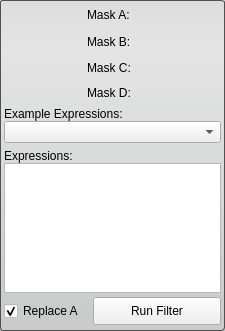
<?xml version="1.0" encoding="UTF-8"?>
<ui version="4.0">
 <class>BooleanFilterInterface</class>
 <widget class="QWidget" name="BooleanFilterInterface">
  <property name="geometry">
   <rect>
    <x>0</x>
    <y>0</y>
    <width>225</width>
    <height>331</height>
   </rect>
  </property>
  <property name="sizePolicy">
   <sizepolicy hsizetype="Preferred" vsizetype="Fixed">
    <horstretch>0</horstretch>
    <verstretch>0</verstretch>
   </sizepolicy>
  </property>
  <property name="minimumSize">
   <size>
    <width>0</width>
    <height>305</height>
   </size>
  </property>
  <property name="maximumSize">
   <size>
    <width>16777215</width>
    <height>16777215</height>
   </size>
  </property>
  <property name="windowTitle">
   <string>Boolean Filter</string>
  </property>
  <property name="styleSheet">
   <string notr="true">QWidget#BooleanFilterInterface{
	border-radius: 3px;
	border: 1px solid rgb(80, 80,80);
	background-color: qlineargradient(spread:pad, x1:0.5, y1:0, x2:0.5, y2:0.960227, stop:0 rgba(221, 221, 221, 255), stop:0.155779 rgba(228, 228, 228, 255), stop:1 rgba(202, 204, 204, 255));      
}</string>
  </property>
  <layout class="QVBoxLayout" name="verticalLayout_3">
   <property name="spacing">
    <number>2</number>
   </property>
   <property name="margin">
    <number>4</number>
   </property>
   <item>
    <layout class="QHBoxLayout" name="maskAHLayout" stretch="1">
     <property name="spacing">
      <number>4</number>
     </property>
     <property name="bottomMargin">
      <number>2</number>
     </property>
     <item>
      <widget class="QLabel" name="maskALabel">
       <property name="sizePolicy">
        <sizepolicy hsizetype="Fixed" vsizetype="Preferred">
         <horstretch>0</horstretch>
         <verstretch>0</verstretch>
        </sizepolicy>
       </property>
       <property name="minimumSize">
        <size>
         <width>50</width>
         <height>0</height>
        </size>
       </property>
       <property name="text">
        <string>Mask A:</string>
       </property>
      </widget>
     </item>
    </layout>
   </item>
   <item>
    <layout class="QHBoxLayout" name="maskBHLayout" stretch="1">
     <property name="spacing">
      <number>4</number>
     </property>
     <property name="topMargin">
      <number>2</number>
     </property>
     <property name="bottomMargin">
      <number>2</number>
     </property>
     <item>
      <widget class="QLabel" name="maskBLabel">
       <property name="sizePolicy">
        <sizepolicy hsizetype="Fixed" vsizetype="Preferred">
         <horstretch>0</horstretch>
         <verstretch>0</verstretch>
        </sizepolicy>
       </property>
       <property name="minimumSize">
        <size>
         <width>50</width>
         <height>0</height>
        </size>
       </property>
       <property name="text">
        <string>Mask B:</string>
       </property>
      </widget>
     </item>
    </layout>
   </item>
   <item>
    <layout class="QHBoxLayout" name="maskCHLayout" stretch="1">
     <property name="spacing">
      <number>4</number>
     </property>
     <property name="topMargin">
      <number>2</number>
     </property>
     <property name="bottomMargin">
      <number>2</number>
     </property>
     <item>
      <widget class="QLabel" name="maskCLabel">
       <property name="sizePolicy">
        <sizepolicy hsizetype="Fixed" vsizetype="Preferred">
         <horstretch>0</horstretch>
         <verstretch>0</verstretch>
        </sizepolicy>
       </property>
       <property name="minimumSize">
        <size>
         <width>50</width>
         <height>0</height>
        </size>
       </property>
       <property name="text">
        <string>Mask C:</string>
       </property>
      </widget>
     </item>
    </layout>
   </item>
   <item>
    <layout class="QHBoxLayout" name="maskDHLayout" stretch="1">
     <property name="spacing">
      <number>4</number>
     </property>
     <property name="topMargin">
      <number>2</number>
     </property>
     <property name="bottomMargin">
      <number>2</number>
     </property>
     <item>
      <widget class="QLabel" name="maskDCLabel">
       <property name="sizePolicy">
        <sizepolicy hsizetype="Fixed" vsizetype="Preferred">
         <horstretch>0</horstretch>
         <verstretch>0</verstretch>
        </sizepolicy>
       </property>
       <property name="minimumSize">
        <size>
         <width>50</width>
         <height>0</height>
        </size>
       </property>
       <property name="text">
        <string>Mask D:</string>
       </property>
      </widget>
     </item>
    </layout>
   </item>
   <item>
    <layout class="QVBoxLayout" name="verticalLayout">
     <property name="spacing">
      <number>0</number>
     </property>
     <property name="bottomMargin">
      <number>4</number>
     </property>
     <item>
      <widget class="QLabel" name="label">
       <property name="text">
        <string>Example Expressions:</string>
       </property>
      </widget>
     </item>
     <item>
      <widget class="QComboBox" name="exampleExpComboBox"/>
     </item>
    </layout>
   </item>
   <item>
    <layout class="QVBoxLayout" name="verticalLayout_2">
     <property name="spacing">
      <number>0</number>
     </property>
     <item>
      <widget class="QLabel" name="label_2">
       <property name="sizePolicy">
        <sizepolicy hsizetype="Preferred" vsizetype="Fixed">
         <horstretch>0</horstretch>
         <verstretch>0</verstretch>
        </sizepolicy>
       </property>
       <property name="text">
        <string>Expressions:</string>
       </property>
      </widget>
     </item>
     <item>
      <widget class="QTextEdit" name="textEdit">
       <property name="sizePolicy">
        <sizepolicy hsizetype="Ignored" vsizetype="Fixed">
         <horstretch>0</horstretch>
         <verstretch>0</verstretch>
        </sizepolicy>
       </property>
       <property name="minimumSize">
        <size>
         <width>130</width>
         <height>0</height>
        </size>
       </property>
       <property name="maximumSize">
        <size>
         <width>16777215</width>
         <height>130</height>
        </size>
       </property>
      </widget>
     </item>
    </layout>
   </item>
   <item>
    <layout class="QHBoxLayout" name="replaceInvertLayout" stretch="2,3">
     <property name="spacing">
      <number>4</number>
     </property>
     <item>
      <widget class="QCheckBox" name="replaceCheckBox">
       <property name="sizePolicy">
        <sizepolicy hsizetype="Preferred" vsizetype="Fixed">
         <horstretch>0</horstretch>
         <verstretch>0</verstretch>
        </sizepolicy>
       </property>
       <property name="minimumSize">
        <size>
         <width>0</width>
         <height>32</height>
        </size>
       </property>
       <property name="text">
        <string>Replace A</string>
       </property>
       <property name="checked">
        <bool>true</bool>
       </property>
      </widget>
     </item>
     <item>
      <widget class="QPushButton" name="runFilterButton">
       <property name="sizePolicy">
        <sizepolicy hsizetype="Preferred" vsizetype="Fixed">
         <horstretch>0</horstretch>
         <verstretch>0</verstretch>
        </sizepolicy>
       </property>
       <property name="minimumSize">
        <size>
         <width>0</width>
         <height>28</height>
        </size>
       </property>
       <property name="maximumSize">
        <size>
         <width>16777215</width>
         <height>28</height>
        </size>
       </property>
       <property name="text">
        <string>Run Filter</string>
       </property>
      </widget>
     </item>
    </layout>
   </item>
  </layout>
 </widget>
 <resources/>
 <connections/>
</ui>
